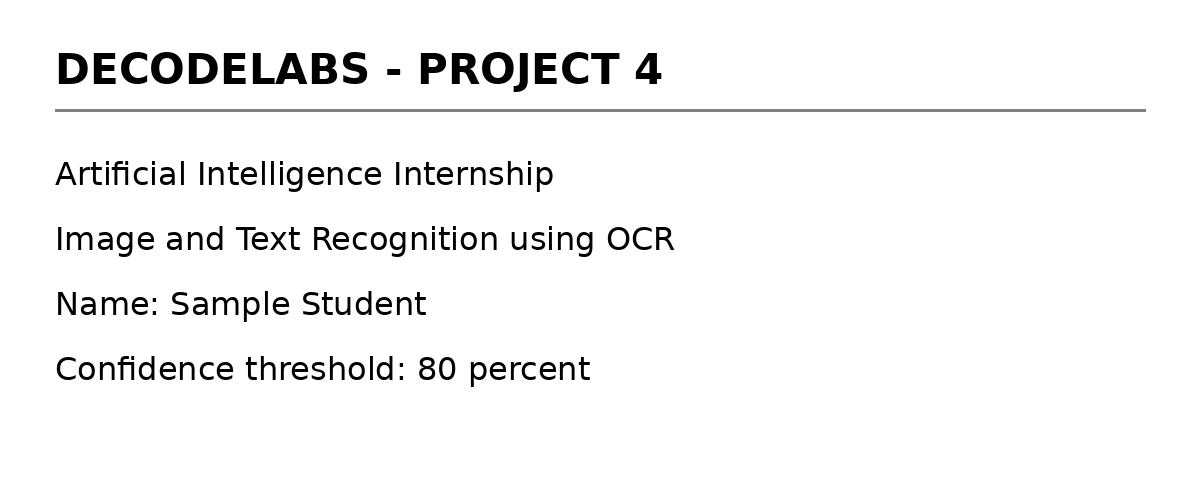
#> input picture DecodeLabs_Project4_OCR/samples/sample_text.png, 1200 x 500 px
$ python main.py samples/sample_text.png
#> lines starting #> are read from the running program, lines starting #| are printed output that depends on the picture; after the words box and inside, x2 and y2 are one past the last pixel; in counts of white or black regions, pixels touching at a corner belong together
"""DecodeLabs Project 4: Image-to-text OCR pipeline."""
from __future__ import annotations
import argparse
import sys
from pathlib import Path

import cv2
import pytesseract
from pytesseract import Output


def preprocess_image(image_path: str, threshold: str = "adaptive"):
    """Load an image and prepare it for OCR. Returns (original, processed)."""
#> called with image_path = 'samples/sample_text.png', threshold = 'adaptive'
    image = cv2.imread(str(image_path))
#> image is the input picture: shape (500, 1200, 3); min 0, max 255, mean 244.6
    if image is None:
        raise FileNotFoundError(
            f"Could not open image: {image_path}. Check the path and file format."
        )

    gray = cv2.cvtColor(image, cv2.COLOR_BGR2GRAY)
    denoised = cv2.GaussianBlur(gray, (3, 3), 0)

    if threshold == "adaptive":
        processed = cv2.adaptiveThreshold(
            denoised, 255, cv2.ADAPTIVE_THRESH_GAUSSIAN_C,
            cv2.THRESH_BINARY, 31, 11
        )
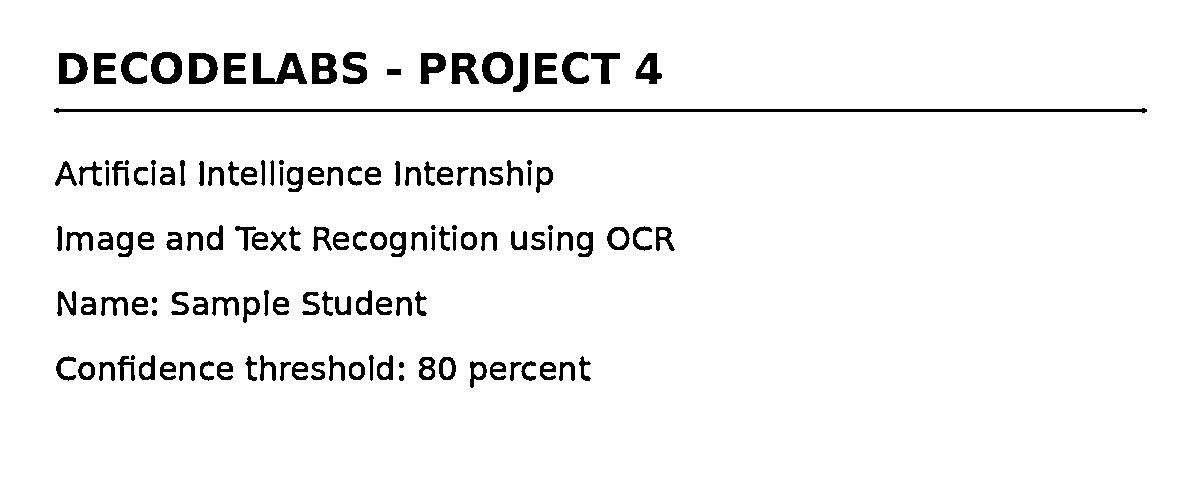
#> processed: shape (500, 1200); 95.1% white; 136 black regions (4 under 20 px), largest, box (x1, y1, x2, y2) and area: (54, 108, 1147, 113) 3291, (253, 53, 307, 84) 842, (59, 53, 88, 84) 584
    elif threshold == "otsu":
        _, processed = cv2.threshold(
            denoised, 0, 255, cv2.THRESH_BINARY + cv2.THRESH_OTSU
        )
    else:
        processed = denoised

    return image, processed


def run_ocr(image_path: str, output_dir: str = "outputs",
            min_confidence: float = 80.0, threshold: str = "adaptive",
            language: str = "eng"):
    """Run OCR and save extracted text plus a preprocessed preview."""
    original, processed = preprocess_image(image_path, threshold)
#> (the run stopped early here; a loop or call above may not have finished)
